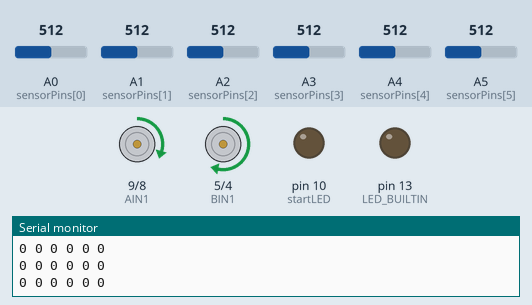
Recording of a sketch running on a simulated Arduino Uno, built with avr-gcc and run on an emulated ATmega328P. On the bench: motor-driver pin pairs drawn as motors (green arrow = first pin HIGH = forward, orange = second pin HIGH = backward, longer = more drive, scaled by the enable pin), output pins drawn as LEDs (lit = HIGH), the last lines printed to the serial monitor. The test bench sets the inputs (shaded band); at power-on: A2 (sensorPins[2]) = 512, A3 (sensorPins[3]) = 512, A4 (sensorPins[4]) = 512, A5 (sensorPins[5]) = 512, A0 (sensorPins[0]) = 512, A1 (sensorPins[1]) = 512.

Above: at 1.7 s.
1.8 s: A2 (sensorPins[2]) set to 490
At 2.6 s:
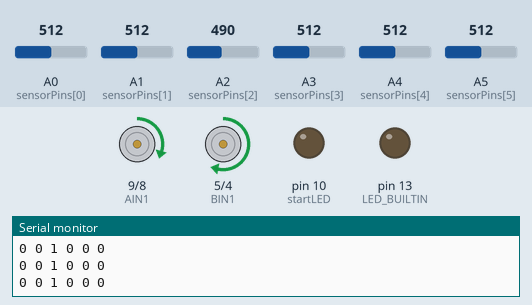
3.3 s: A3 (sensorPins[3]) set to 490
At 3.8 s:
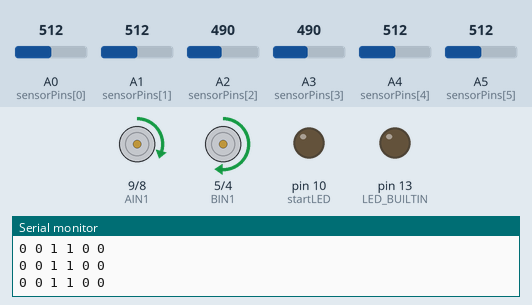
4.8 s: A4 (sensorPins[4]) set to 481
At 6.1 s:
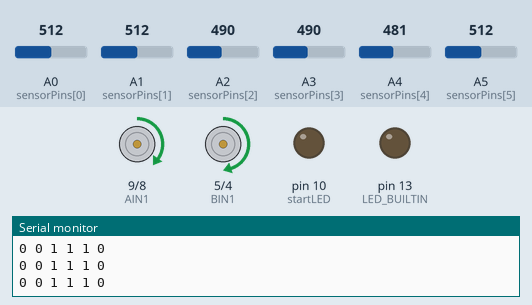
7.8 s: A5 (sensorPins[5]) set to 490
At 8.3 s:
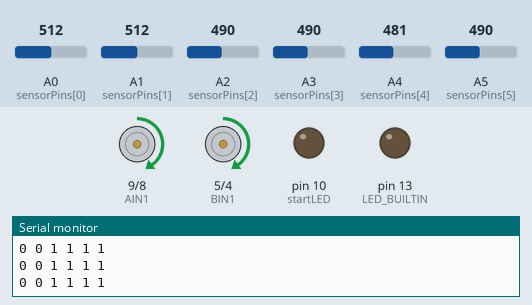
9.3 s: A0 (sensorPins[0]) set to 490
At 10.7 s:
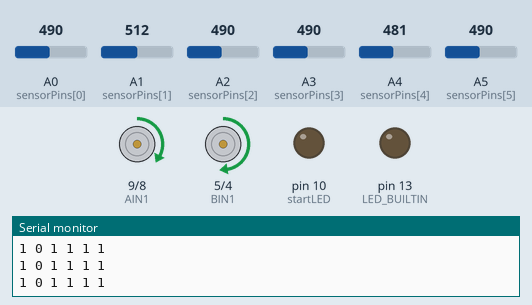
12.3 s: A3 (sensorPins[3]) set to 515
At 12.9 s:
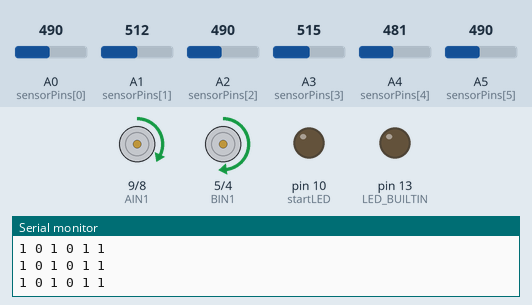
Timing chart, 0 to 14.8 s (numbered marks = the images above; inputs shaded):
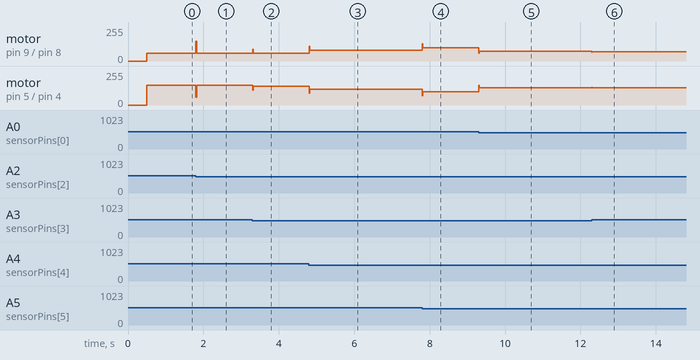

The sketch:

Raykha_sensor_for_tb66fng.ino
```cpp
const uint8_t SensorCount = 6;
int sensorPins[SensorCount] = {A0, A1, A2, A3, A4, A5};  // Analog pins where the sensors are connected
uint16_t sensorValues[SensorCount];  // Array to store analog sensor readings
const uint16_t threshold = 500;  // Example threshold value to differentiate black from white
uint8_t binaryValues[SensorCount];  // Array to store '0' or '1' based on the threshold

float Kp = 0.04; // Set up the PID constants
float Ki = 0;
float Kd = 0.06;
int P;
int I;
int D;
int lastError = 0;
int prePos = 0;
boolean onoff = true;

// Motor settings
const uint8_t maxspeeda = 150;
const uint8_t maxspeedb = 150;
const uint8_t basespeeda = 100;
const uint8_t basespeedb = 100;

// Motor driver pins for TB6612FNG
int PWMA = 6;
int AIN1 = 9;
int AIN2 = 8;
int PWMB = 3;
int BIN1 = 5;
int BIN2 = 4;
int startLED = 10;

void setup() {
  Serial.begin(9600);

  pinMode(AIN1, OUTPUT);
  pinMode(AIN2, OUTPUT);
  pinMode(PWMA, OUTPUT);
  pinMode(BIN1, OUTPUT);
  pinMode(BIN2, OUTPUT);
  pinMode(PWMB, OUTPUT);
  pinMode(startLED, OUTPUT);

  delay(500);
  pinMode(LED_BUILTIN, OUTPUT);

  forward_brake(0, 0);  // Initial stop
}

void loop() {
  getDigitalSensorValues();  // Get sensor readings and convert them to binary values
  int linePosition = findLinePosition(binaryValues, SensorCount);  // Get line position based on sensor readings

  int error = linePosition - 3500;  // Calculate the error for PID control

  int motorSpeed = Kp * error + Kd * (error - lastError);  // Calculate motor speed based on error
  lastError = error;

  int motorspeeda = basespeeda - motorSpeed;  // Adjust motor speeds
  int motorspeedb = basespeedb + motorSpeed;

  if (motorspeeda > maxspeeda) motorspeeda = maxspeeda;  // Limit max speed
  if (motorspeedb > maxspeedb) motorspeedb = maxspeedb;  // Limit max speed
  if (motorspeeda < 60) motorspeeda = 60;  // Ensure positive motor speed
  if (motorspeedb < 60) motorspeedb = 60;  // Ensure positive motor speed

  forward_brake(motorspeedb, motorspeeda);  // Drive the motors

  printArray(binaryValues, SensorCount);  // Print binary sensor values for debugging
}

// Function to drive motors
void forward_brake(int posb, int posa) {
  digitalWrite(AIN1, HIGH);
  digitalWrite(AIN2, LOW);
  analogWrite(PWMA, posb);

  digitalWrite(BIN1, HIGH);
  digitalWrite(BIN2, LOW);
  analogWrite(PWMB, posa);
}

// Read analog sensor values and convert to binary
void getDigitalSensorValues() {
  for (uint8_t i = 0; i < SensorCount; i++) {
    sensorValues[i] = analogRead(sensorPins[i]);  // Read the analog value of each sensor
    if (sensorValues[i] < threshold) {
      binaryValues[i] = 1;  // Line detected
    } else {
      binaryValues[i] = 0;  // No line detected
    }
  }
}

// Function to calculate the line position based on sensor values
int findLinePosition(uint8_t binary[], uint8_t count) {
  int weightedSum = 0;  // Sum of weighted indices
  int countOnLine = 0;  // Number of sensors detecting the line
  int currentPos = 0;

  for (uint8_t i = 0; i < count; i++) {
    if (binary[i] == 1) {
      weightedSum += i * 1000;  // Multiply the index by 1000 for more precision
      countOnLine++;
    }
  }

  if (countOnLine > 0) {
    currentPos = weightedSum / countOnLine;
    prePos = currentPos;  // Store the last known position
    return currentPos;
  } else {
    return prePos;  // Return last known position if no line is detected
  }
}

// Function to print binary sensor values
void printArray(uint8_t arr[], uint8_t size) {
  for (uint8_t i = 0; i < size; i++) {
    Serial.print(arr[i]);
    Serial.print(' ');
  }
  Serial.println();
}
```

Measured:
- after the input at 1.8 s, motor on pin 9 (AIN1) / pin 8 (AIN2): forward 60/255 → forward 150/255 at once, → forward 60/255 0.01 s later; motor on pin 5 (BIN1) / pin 4 (BIN2): forward 150/255 → forward 60/255 at once, → forward 150/255 0.01 s later
- after the input at 3.3 s, motor on pin 9 (AIN1) / pin 8 (AIN2): forward 60/255 → forward 90/255 at once, → forward 60/255 0.01 s later; motor on pin 5 (BIN1) / pin 4 (BIN2): forward 150/255 → forward 140/255 at once
- after the input at 4.8 s, motor on pin 9 (AIN1) / pin 8 (AIN2): forward 60/255 → forward 80/255 at once; motor on pin 5 (BIN1) / pin 4 (BIN2): forward 140/255 → forward 120/255 at once
- after the input at 7.8 s, motor on pin 9 (AIN1) / pin 8 (AIN2): forward 80/255 → forward 100/255 at once; motor on pin 5 (BIN1) / pin 4 (BIN2): forward 120/255 → forward 100/255 at once
- after the input at 9.3 s, motor on pin 9 (AIN1) / pin 8 (AIN2): forward 100/255 → forward 72/255 at once; motor on pin 5 (BIN1) / pin 4 (BIN2): forward 100/255 → forward 128/255 at once
- after the input at 12.3 s, motor on pin 9 (AIN1) / pin 8 (AIN2): forward 72/255 → forward 70/255 at once; motor on pin 5 (BIN1) / pin 4 (BIN2): forward 128/255 → forward 130/255 at once
